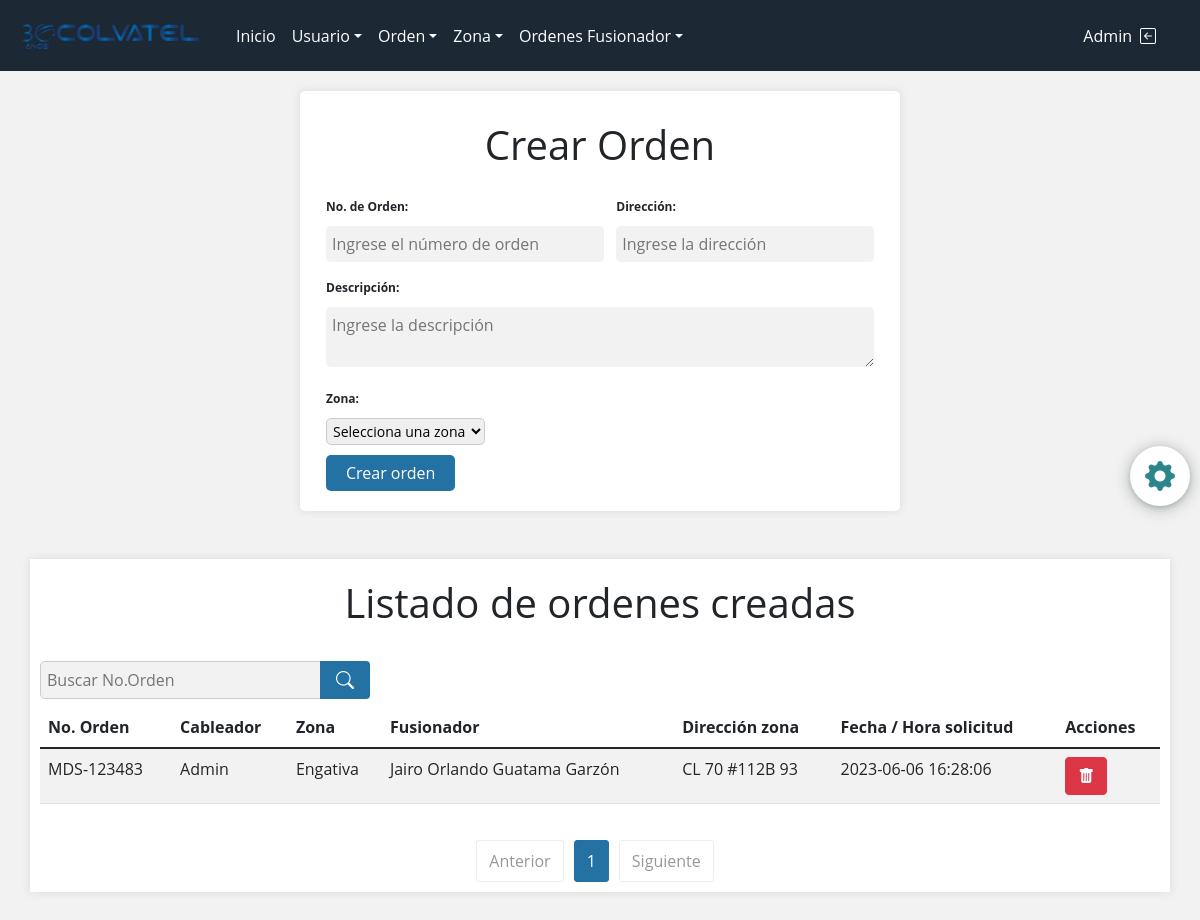
The page /views/crearOrden.php (signed in) on the database its author committed.
### tables this page shows
CREATE TABLE `ordenes` (
  `id_orden` int(11) NOT NULL,
  `N_orden` varchar(100) NOT NULL,
  `direccion` varchar(100) NOT NULL,
  `descripcion` varchar(200) DEFAULT NULL,
  `id_usuario_cableador` int(11) DEFAULT NULL,
  `id_usuario_fusionador` int(11) DEFAULT NULL,
  `id_zona` int(11) DEFAULT NULL,
  `fecha_registro` datetime NOT NULL DEFAULT current_timestamp(),
  `estado_orden` int(11) NOT NULL DEFAULT 1
);

CREATE TABLE `usuarios` (
  `id_usuario` int(11) NOT NULL,
  `nombre` varchar(100) NOT NULL,
  `correo` varchar(100) NOT NULL,
  `telefono` varchar(100) NOT NULL,
  `clave` varchar(1000) NOT NULL,
  `nombre_usuario` varchar(50) DEFAULT NULL,
  `estado` int(11) DEFAULT 1,
  `id_zona` int(11) DEFAULT NULL,
  `id_rol` int(11) DEFAULT NULL,
  `id_estado` int(11) DEFAULT 1
);

CREATE TABLE `zonas` (
  `id_zona` int(11) NOT NULL,
  `nombre_zona` varchar(50) DEFAULT NULL,
  `estado` int(11) NOT NULL DEFAULT 1
);

### views/crearOrden.php (the view, shortened to what this page needs)
<?php
include '../conexion.php';
?>
<!DOCTYPE html>
<html lang="en">
<head>
    <?php include "../views/styles.php" ?>
    <link rel="stylesheet" href="../style/Ordenes/crearOrdenes.css">
    <link rel="stylesheet" href="../style/global.css">
</head>
<body>
    <?php include "header.php" ?>
    <main>
        <a href="#" class="newContrasena getUserData" data-bs-toggle="modal" data-bs-target="#exampleModal" data-rol="<?php echo $_SESSION['idUser']; ?>">
            <i class="bi bi-gear-fill"></i>
        </a>
        <section>
            <form class="formOrden" action="../controller/crear_OrdenC.php" method="post">
                <h1>Crear Orden</h1>
                <div class="form-cont">
                    <div class="form-cont__items">
                        <label for="orden">No. de Orden:</label>
                        <input type="text" id="orden" name="orden" placeholder="Ingrese el número de orden" required>
                    </div>
                    <div class="form-cont__items">
                        <label for="direccion">Dirección:</label>
                        <input type="text" id="direccion" name="direccion" placeholder="Ingrese la dirección" required>
                    </div>
                </div>
                <div class="form-cont__items">
                    <label for="descrip">Descripción:</label>
                    <textarea id="descrip" name="descrip" placeholder="Ingrese la descripción" required></textarea>
                </div>
                <div class="contenedor-usuario form-cont__items">
                    <div class="contenedor-zona">
                        <label for="zona" class="label-zona">Zona:</label>
                        <div class="opciones-zona">
                            <select name="zona" id="zona" class="select-zona" required>
                                <option value="" disabled selected>Selecciona una zona</option>
                            </select>
                        </div>
                    </div>
                    <button class="button" type="submit">Crear orden</button>
                </div>
            </form>
        </section>
        <section>
            <div class="container my-5 cont-table">
                <h1 class="mb-4">Listado de ordenes creadas</h1>
                <form action="verOrden.php" class="contBuscar" method="post">
                    <input name="busqueda" id="busqueda" class="contBuscar-input" type="text" placeholder="Buscar No.Orden">
                    <button type="submit"><i class="bi bi-search"></i></button>
                </form>
                <div class="table-responsive">
                    <table class="table table-striped table-hover">
                        <thead>
                            <tr>
                                <th>No. Orden</th>
                                <th>Cableador</th>
                                <th>Zona</th>
                                <th>Fusionador</th>
                                <th>Dirección zona</th>
                                <th>Fecha / Hora solicitud</th>
                                <th>Acciones</th>
                            </tr>
                        </thead>
                        <tbody>
                            <?php
                            $sql_register = mysqli_query($conexion, "SELECT COUNT(*) as total_registros FROM ordenes WHERE estado_orden = 1");
                            $result_register = mysqli_fetch_array($sql_register);
                            $total_registro = $result_register['total_registros'];
                            $por_pagina = 5;
                            if (empty($_GET['pagina'])) {
                                $pagina = 1;
                            } else {
                                $pagina = $_GET['pagina'];
                            }
                            $desde = ($pagina - 1) * $por_pagina;
                            $total_paginas = ceil($total_registro / $por_pagina);
                            $query = "SELECT ord.id_orden, ord.N_orden, ord.direccion, ord.descripcion, ord.id_usuario_cableador, ord.id_usuario_fusionador, ord.id_zona, ord.fecha_registro, ord.estado_orden, u_cableador.id_usuario, u_cableador.nombre AS nombre_cableador, u_fusionador.id_usuario, u_fusionador.nombre AS nombre_fusionador, z.id_zona, z.nombre_zona
                                        FROM ordenes ord
                                        LEFT JOIN usuarios u_cableador ON u_cableador.id_usuario = ord.id_usuario_cableador
                                        LEFT JOIN usuarios u_fusionador ON u_fusionador.id_usuario = ord.id_usuario_fusionador
                                        LEFT JOIN zonas z ON z.id_zona = ord.id_zona
                                        LEFT JOIN estado_tarea e ON e.id_estado_tarea = u_cableador.id_estado
                                        WHERE ord.estado_orden = 1 AND u_cableador.id_usuario = " . $_SESSION['idUser'] . "
                                        ORDER BY ord.id_orden ASC LIMIT $desde,$por_pagina";
                            $result = mysqli_query($conexion, $query);
                            if ($result && mysqli_num_rows($result) > 0) {
                                while ($data = mysqli_fetch_array($result)) { ?>
                                    <tr>
                                        <td><?php echo $data['N_orden'] ?></td>
                                        <td><?php echo $data['nombre_cableador'] ?></td>
                                        <td><?php echo $data['nombre_zona'] ?></td>
                                        <td><?php echo $data['nombre_fusionador'] ?></td>
                                        <td><?php echo $data['direccion'] ?></td>
                                        <td><?php echo $data['fecha_registro'] ?></td>
                                        <td><a href="#" class="btn btn-danger" onclick="setUsuarioID('<?php echo $data['id_orden']; ?>', '<?php echo $data['N_orden']; ?>')" id="eliminarOrdenesLink" data-bs-toggle="modal" data-bs-target="#eliminarOrdenModal"><i class="bi bi-trash-fill"></i></a></td>
                                    </tr>
                            <?php
                                }
                            }
                            ?>
                        </tbody>
                    </table>
                </div>
                <div class="pagination-container">
                    <ul class="pagination">
                        <li class="pagination-item <?php if ($pagina <= 1) {
                                                        echo 'disabled';
                                                    } ?>">
                            <a href="<?php if ($pagina <= 1) {
                                            echo '#';
                                        } else {
                                            echo '?pagina=' . ($pagina - 1);
                                        } ?>">Anterior</a>
                        </li>
                        <?php for ($i = 1; $i <= $total_paginas; $i++) { ?>
                            <li class="pagination-item <?php if ($pagina == $i) {
                                                            echo 'active';
                                                        } ?>">
                                <a href="<?php echo '?pagina=' . $i; ?>"><?php echo $i; ?></a>
                            </li>
                        <?php } ?>
                        <li class="pagination-item <?php if ($pagina >= $total_paginas) {
                                                        echo 'disabled';
                                                    } ?>">
                            <a href="<?php if ($pagina >= $total_paginas) {
                                            echo '#';
                                        } else {
                                            echo '?pagina=' . ($pagina + 1);
                                        } ?>">Siguiente</a>
                        </li>
                    </ul>
                </div>
            </div>
        </section>
    </main>
</body>
</html>

### style/Ordenes/crearOrdenes.css (style rules this page uses)
html { scroll-behavior: smooth; }
h1 { font-weight: 600; padding: 10px; text-align: center; margin: 0; }
.formOrden { background-color: #fff; box-shadow: 0 0 10px rgba(0, 0, 0, 0.1); padding: 20px; border-radius: 5px; height: 420px; margin: 20px auto; max-width: 600px; display: block; transition: all 1s; }
.form-cont { display: flex; }
.form-cont__items { padding: 6px; }
label { display: block; margin-bottom: 10px; font-weight: bold; display: inline-block; font-size: 12px !important; }
input[type="text"], textarea { background: #f2f2f2; border-radius: 5px; border: none; box-sizing: border-box; font-size: 16px !important; padding: 6px; outline: none; transition: all 1s; width: 100%; }
.select-zona { font-size: 14px; }
button[type="submit"] { background-color: #2471A3; color: #fff; border: none; padding: 6px 20px; border-radius: 5px; cursor: pointer; margin-top: 10px; }
.opciones-zona select { font-size: 14px !important; padding: 2px; border-radius: 5px; border: 1px solid #ccc; }
.container.my-5.cont-table { background: #fff; box-shadow: 0 0 10px rgba(0, 0, 0, 0.1); padding: 10px; }
.contBuscar { align-content: space-between; display: flex; position: relative; width: 300px; display: non; }
.contBuscar .contBuscar-input { border: solid 1px #ccc; width: 100%; }
.contBuscar button { align-items: center; background-color: #2471A3; border-radius: 0px 4px 4px 0px; border: none; color: #fff; cursor: pointer; display: flex; font-size: 18px; left: 280px; height: 38px; justify-content: center; position: absolute; margin: 0px; width: 50px; }

### style/global.css (style rules this page uses)
* { margin: 0; padding: 0; box-sizing: border-box; font-family: 'Open Sans', sans-serif; }
body { background-color: #f2f2f2 !important; font-family: 'Roboto', sans-serif; position: relative; }
.newContrasena { align-items: center; background: #fff; box-shadow: rgba(14, 30, 37, 0.12) 0px 2px 4px 0px, rgba(14, 30, 37, 0.32) 0px 2px 16px 0px; border-radius: 50%; display: flex; color: rgb(42, 134, 138); font-size: 30px; justify-content: center; height: 60px; right: 10px; top: 50%; transition: all 1s; position: absolute; width: 60px; }
.pagination-container { display: flex; justify-content: center; align-items: center; margin-top: 20px; }
.pagination { display: flex; list-style: none; padding: 0; margin: 0; }
.pagination-item { margin-right: 10px; }
.pagination-item a { display: block; padding: 8px 12px; border: 1px solid #ddd; border-radius: 3px; text-decoration: none; color: #333; }
.pagination-item.active a { background-color: #2471A3; color: #fff; border-color: #2471A3; }
.pagination-item.disabled a { opacity: 0.5; pointer-events: none; }

### rows shown on the page
ordenes: N_orden "MDS-123483", usuarios.nombre "Admin", id_zona.nombre_zona "Engativa", usuarios.nombre "Jairo Orlando Guatama Garzón", direccion "CL 70 #112B 93", fecha_registro "2023-06-06 16:28:06"

### other values the page prints
$_SESSION['nombre'] "Admin"
